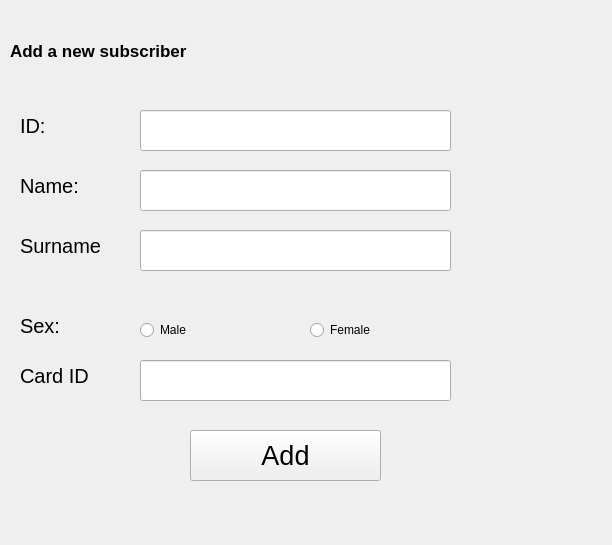
<?xml version="1.0" encoding="UTF-8"?>
<ui version="4.0">
 <class>subAdder</class>
 <widget class="QMainWindow" name="subAdder">
  <property name="geometry">
   <rect>
    <x>0</x>
    <y>0</y>
    <width>612</width>
    <height>545</height>
   </rect>
  </property>
  <property name="windowTitle">
   <string>MainWindow</string>
  </property>
  <widget class="QWidget" name="centralwidget">
   <widget class="QRadioButton" name="radioButton">
    <property name="geometry">
     <rect>
      <x>140</x>
      <y>320</y>
      <width>141</width>
      <height>20</height>
     </rect>
    </property>
    <property name="text">
     <string>Male</string>
    </property>
   </widget>
   <widget class="QLabel" name="label_4">
    <property name="geometry">
     <rect>
      <x>20</x>
      <y>230</y>
      <width>141</width>
      <height>31</height>
     </rect>
    </property>
    <property name="font">
     <font>
      <pointsize>15</pointsize>
     </font>
    </property>
    <property name="text">
     <string>Surname</string>
    </property>
   </widget>
   <widget class="QLineEdit" name="lineEdit_3">
    <property name="geometry">
     <rect>
      <x>140</x>
      <y>230</y>
      <width>311</width>
      <height>41</height>
     </rect>
    </property>
   </widget>
   <widget class="QLabel" name="label_5">
    <property name="geometry">
     <rect>
      <x>20</x>
      <y>310</y>
      <width>101</width>
      <height>31</height>
     </rect>
    </property>
    <property name="font">
     <font>
      <pointsize>15</pointsize>
     </font>
    </property>
    <property name="text">
     <string>Sex:</string>
    </property>
   </widget>
   <widget class="QLineEdit" name="lineEdit">
    <property name="geometry">
     <rect>
      <x>140</x>
      <y>110</y>
      <width>311</width>
      <height>41</height>
     </rect>
    </property>
   </widget>
   <widget class="QLabel" name="label">
    <property name="geometry">
     <rect>
      <x>10</x>
      <y>20</y>
      <width>511</width>
      <height>61</height>
     </rect>
    </property>
    <property name="font">
     <font>
      <pointsize>13</pointsize>
      <weight>75</weight>
      <bold>true</bold>
     </font>
    </property>
    <property name="text">
     <string>Add a new subscriber</string>
    </property>
   </widget>
   <widget class="QPushButton" name="pushButton">
    <property name="geometry">
     <rect>
      <x>190</x>
      <y>430</y>
      <width>191</width>
      <height>51</height>
     </rect>
    </property>
    <property name="font">
     <font>
      <pointsize>20</pointsize>
     </font>
    </property>
    <property name="text">
     <string>Add</string>
    </property>
   </widget>
   <widget class="QRadioButton" name="radioButton_2">
    <property name="geometry">
     <rect>
      <x>310</x>
      <y>320</y>
      <width>151</width>
      <height>20</height>
     </rect>
    </property>
    <property name="text">
     <string>Female</string>
    </property>
   </widget>
   <widget class="QLabel" name="label_3">
    <property name="geometry">
     <rect>
      <x>20</x>
      <y>170</y>
      <width>121</width>
      <height>31</height>
     </rect>
    </property>
    <property name="font">
     <font>
      <pointsize>15</pointsize>
     </font>
    </property>
    <property name="text">
     <string>Name:</string>
    </property>
   </widget>
   <widget class="QLineEdit" name="lineEdit_2">
    <property name="geometry">
     <rect>
      <x>140</x>
      <y>170</y>
      <width>311</width>
      <height>41</height>
     </rect>
    </property>
   </widget>
   <widget class="QLabel" name="label_2">
    <property name="geometry">
     <rect>
      <x>20</x>
      <y>110</y>
      <width>101</width>
      <height>31</height>
     </rect>
    </property>
    <property name="font">
     <font>
      <pointsize>15</pointsize>
     </font>
    </property>
    <property name="text">
     <string>ID:</string>
    </property>
   </widget>
   <widget class="QLineEdit" name="lineEdit_4">
    <property name="geometry">
     <rect>
      <x>140</x>
      <y>360</y>
      <width>311</width>
      <height>41</height>
     </rect>
    </property>
   </widget>
   <widget class="QLabel" name="label_6">
    <property name="geometry">
     <rect>
      <x>20</x>
      <y>360</y>
      <width>101</width>
      <height>31</height>
     </rect>
    </property>
    <property name="font">
     <font>
      <pointsize>15</pointsize>
     </font>
    </property>
    <property name="text">
     <string>Card ID</string>
    </property>
   </widget>
  </widget>
 </widget>
 <resources/>
 <connections/>
</ui>
